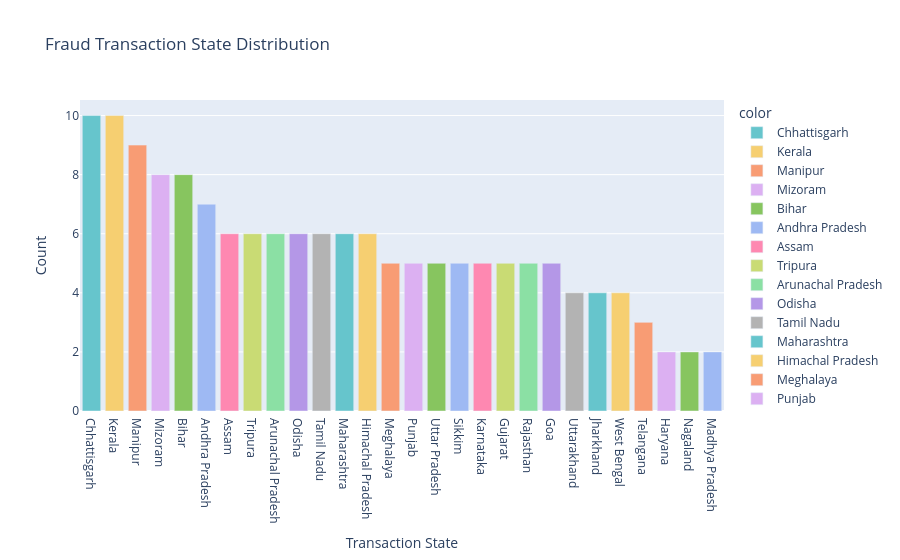

Notebook source saved alongside this figure:
### Code cell
fig = px.bar(
    x=fraud['Transaction_State'].value_counts().index,
    y=fraud['Transaction_State'].value_counts().values,
    color=fraud['Transaction_State'].value_counts().index,
    title='Fraud Transaction State Distribution',
    labels={'x':'Transaction State', 'y':'Count'},
    color_discrete_sequence=px.colors.qualitative.Pastel
)
fig.update_layout(xaxis={'categoryorder':'total descending'})
fig.show()

### Figure 1 — Plotly figure (JSON) as saved in the notebook; plotly's stock layout.template omitted (floating-point values rounded to 4 significant figures)
{"data": [{"hovertemplate": "color=Chhattisgarh<br>Transaction State=%{x}<br>Count=%{y}<extra></extra>", "legendgroup": "Chhattisgarh", "marker": {"color": "rgb(102, 197, 204)", "pattern": {"shape": ""}}, "name": "Chhattisgarh", "orientation": "v", "showlegend": true, "textposition": "auto", "type": "bar", "x": ["Chhattisgarh"], "xaxis": "x", "y": [10], "yaxis": "y"}, {"hovertemplate": "color=Kerala<br>Transaction State=%{x}<br>Count=%{y}<extra></extra>", "legendgroup": "Kerala", "marker": {"color": "rgb(246, 207, 113)", "pattern": {"shape": ""}}, "name": "Kerala", "orientation": "v", "showlegend": true, "textposition": "auto", "type": "bar", "x": ["Kerala"], "xaxis": "x", "y": [10], "yaxis": "y"}, {"hovertemplate": "color=Manipur<br>Transaction State=%{x}<br>Count=%{y}<extra></extra>", "legendgroup": "Manipur", "marker": {"color": "rgb(248, 156, 116)", "pattern": {"shape": ""}}, "name": "Manipur", "orientation": "v", "showlegend": true, "textposition": "auto", "type": "bar", "x": ["Manipur"], "xaxis": "x", "y": [9], "yaxis": "y"}, {"hovertemplate": "color=Mizoram<br>Transaction State=%{x}<br>Count=%{y}<extra></extra>", "legendgroup": "Mizoram", "marker": {"color": "rgb(220, 176, 242)", "pattern": {"shape": ""}}, "name": "Mizoram", "orientation": "v", "showlegend": true, "textposition": "auto", "type": "bar", "x": ["Mizoram"], "xaxis": "x", "y": [8], "yaxis": "y"}, {"hovertemplate": "color=Bihar<br>Transaction State=%{x}<br>Count=%{y}<extra></extra>", "legendgroup": "Bihar", "marker": {"color": "rgb(135, 197, 95)", "pattern": {"shape": ""}}, "name": "Bihar", "orientation": "v", "showlegend": true, "textposition": "auto", "type": "bar", "x": ["Bihar"], "xaxis": "x", "y": [8], "yaxis": "y"}, {"hovertemplate": "color=Andhra Pradesh<br>Transaction State=%{x}<br>Count=%{y}<extra></extra>", "legendgroup": "Andhra Pradesh", "marker": {"color": "rgb(158, 185, 243)", "pattern": {"shape": ""}}, "name": "Andhra Pradesh", "orientation": "v", "showlegend": true, "textposition": "auto", "type": "bar", "x": ["Andhra Pradesh"], "xaxis": "x", "y": [7], "yaxis": "y"}, {"hovertemplate": "color=Assam<br>Transaction State=%{x}<br>Count=%{y}<extra></extra>", "legendgroup": "Assam", "marker": {"color": "rgb(254, 136, 177)", "pattern": {"shape": ""}}, "name": "Assam", "orientation": "v", "showlegend": true, "textposition": "auto", "type": "bar", "x": ["Assam"], "xaxis": "x", "y": [6], "yaxis": "y"}, {"hovertemplate": "color=Tripura<br>Transaction State=%{x}<br>Count=%{y}<extra></extra>", "legendgroup": "Tripura", "marker": {"color": "rgb(201, 219, 116)", "pattern": {"shape": ""}}, "name": "Tripura", "orientation": "v", "showlegend": true, "textposition": "auto", "type": "bar", "x": ["Tripura"], "xaxis": "x", "y": [6], "yaxis": "y"}, {"hovertemplate": "color=Arunachal Pradesh<br>Transaction State=%{x}<br>Count=%{y}<extra></extra>", "legendgroup": "Arunachal Pradesh", "marker": {"color": "rgb(139, 224, 164)", "pattern": {"shape": ""}}, "name": "Arunachal Pradesh", "orientation": "v", "showlegend": true, "textposition": "auto", "type": "bar", "x": ["Arunachal Pradesh"], "xaxis": "x", "y": [6], "yaxis": "y"}, {"hovertemplate": "color=Odisha<br>Transaction State=%{x}<br>Count=%{y}<extra></extra>", "legendgroup": "Odisha", "marker": {"color": "rgb(180, 151, 231)", "pattern": {"shape": ""}}, "name": "Odisha", "orientation": "v", "showlegend": true, "textposition": "auto", "type": "bar", "x": ["Odisha"], "xaxis": "x", "y": [6], "yaxis": "y"}, {"hovertemplate": "color=Tamil Nadu<br>Transaction State=%{x}<br>Count=%{y}<extra></extra>", "legendgroup": "Tamil Nadu", "marker": {"color": "rgb(179, 179, 179)", "pattern": {"shape": ""}}, "name": "Tamil Nadu", "orientation": "v", "showlegend": true, "textposition": "auto", "type": "bar", "x": ["Tamil Nadu"], "xaxis": "x", "y": [6], "yaxis": "y"}, {"hovertemplate": "color=Maharashtra<br>Transaction State=%{x}<br>Count=%{y}<extra></extra>", "legendgroup": "Maharashtra", "marker": {"color": "rgb(102, 197, 204)", "pattern": {"shape": ""}}, "name": "Maharashtra", "orientation": "v", "showlegend": true, "textposition": "auto", "type": "bar", "x": ["Maharashtra"], "xaxis": "x", "y": [6], "yaxis": "y"}, {"hovertemplate": "color=Himachal Pradesh<br>Transaction State=%{x}<br>Count=%{y}<extra></extra>", "legendgroup": "Himachal Pradesh", "marker": {"color": "rgb(246, 207, 113)", "pattern": {"shape": ""}}, "name": "Himachal Pradesh", "orientation": "v", "showlegend": true, "textposition": "auto", "type": "bar", "x": ["Himachal Pradesh"], "xaxis": "x", "y": [6], "yaxis": "y"}, {"hovertemplate": "color=Meghalaya<br>Transaction State=%{x}<br>Count=%{y}<extra></extra>", "legendgroup": "Meghalaya", "marker": {"color": "rgb(248, 156, 116)", "pattern": {"shape": ""}}, "name": "Meghalaya", "orientation": "v", "showlegend": true, "textposition": "auto", "type": "bar", "x": ["Meghalaya"], "xaxis": "x", "y": [5], "yaxis": "y"}, {"hovertemplate": "color=Punjab<br>Transaction State=%{x}<br>Count=%{y}<extra></extra>", "legendgroup": "Punjab", "marker": {"color": "rgb(220, 176, 242)", "pattern": {"shape": ""}}, "name": "Punjab", "orientation": "v", "showlegend": true, "textposition": "auto", "type": "bar", "x": ["Punjab"], "xaxis": "x", "y": [5], "yaxis": "y"}, {"hovertemplate": "color=Uttar Pradesh<br>Transaction State=%{x}<br>Count=%{y}<extra></extra>", "legendgroup": "Uttar Pradesh", "marker": {"color": "rgb(135, 197, 95)", "pattern": {"shape": ""}}, "name": "Uttar Pradesh", "orientation": "v", "showlegend": true, "textposition": "auto", "type": "bar", "x": ["Uttar Pradesh"], "xaxis": "x", "y": [5], "yaxis": "y"}, {"hovertemplate": "color=Sikkim<br>Transaction State=%{x}<br>Count=%{y}<extra></extra>", "legendgroup": "Sikkim", "marker": {"color": "rgb(158, 185, 243)", "pattern": {"shape": ""}}, "name": "Sikkim", "orientation": "v", "showlegend": true, "textposition": "auto", "type": "bar", "x": ["Sikkim"], "xaxis": "x", "y": [5], "yaxis": "y"}, {"hovertemplate": "color=Karnataka<br>Transaction State=%{x}<br>Count=%{y}<extra></extra>", "legendgroup": "Karnataka", "marker": {"color": "rgb(254, 136, 177)", "pattern": {"shape": ""}}, "name": "Karnataka", "orientation": "v", "showlegend": true, "textposition": "auto", "type": "bar", "x": ["Karnataka"], "xaxis": "x", "y": [5], "yaxis": "y"}, {"hovertemplate": "color=Gujarat<br>Transaction State=%{x}<br>Count=%{y}<extra></extra>", "legendgroup": "Gujarat", "marker": {"color": "rgb(201, 219, 116)", "pattern": {"shape": ""}}, "name": "Gujarat", "orientation": "v", "showlegend": true, "textposition": "auto", "type": "bar", "x": ["Gujarat"], "xaxis": "x", "y": [5], "yaxis": "y"}, {"hovertemplate": "color=Rajasthan<br>Transaction State=%{x}<br>Count=%{y}<extra></extra>", "legendgroup": "Rajasthan", "marker": {"color": "rgb(139, 224, 164)", "pattern": {"shape": ""}}, "name": "Rajasthan", "orientation": "v", "showlegend": true, "textposition": "auto", "type": "bar", "x": ["Rajasthan"], "xaxis": "x", "y": [5], "yaxis": "y"}, {"hovertemplate": "color=Goa<br>Transaction State=%{x}<br>Count=%{y}<extra></extra>", "legendgroup": "Goa", "marker": {"color": "rgb(180, 151, 231)", "pattern": {"shape": ""}}, "name": "Goa", "orientation": "v", "showlegend": true, "textposition": "auto", "type": "bar", "x": ["Goa"], "xaxis": "x", "y": [5], "yaxis": "y"}, {"hovertemplate": "color=Uttarakhand<br>Transaction State=%{x}<br>Count=%{y}<extra></extra>", "legendgroup": "Uttarakhand", "marker": {"color": "rgb(179, 179, 179)", "pattern": {"shape": ""}}, "name": "Uttarakhand", "orientation": "v", "showlegend": true, "textposition": "auto", "type": "bar", "x": ["Uttarakhand"], "xaxis": "x", "y": [4], "yaxis": "y"}, {"hovertemplate": "color=Jharkhand<br>Transaction State=%{x}<br>Count=%{y}<extra></extra>", "legendgroup": "Jharkhand", "marker": {"color": "rgb(102, 197, 204)", "pattern": {"shape": ""}}, "name": "Jharkhand", "orientation": "v", "showlegend": true, "textposition": "auto", "type": "bar", "x": ["Jharkhand"], "xaxis": "x", "y": [4], "yaxis": "y"}, {"hovertemplate": "color=West Bengal<br>Transaction State=%{x}<br>Count=%{y}<extra></extra>", "legendgroup": "West Bengal", "marker": {"color": "rgb(246, 207, 113)", "pattern": {"shape": ""}}, "name": "West Bengal", "orientation": "v", "showlegend": true, "textposition": "auto", "type": "bar", "x": ["West Bengal"], "xaxis": "x", "y": [4], "yaxis": "y"}, {"hovertemplate": "color=Telangana<br>Transaction State=%{x}<br>Count=%{y}<extra></extra>", "legendgroup": "Telangana", "marker": {"color": "rgb(248, 156, 116)", "pattern": {"shape": ""}}, "name": "Telangana", "orientation": "v", "showlegend": true, "textposition": "auto", "type": "bar", "x": ["Telangana"], "xaxis": "x", "y": [3], "yaxis": "y"}, {"hovertemplate": "color=Haryana<br>Transaction State=%{x}<br>Count=%{y}<extra></extra>", "legendgroup": "Haryana", "marker": {"color": "rgb(220, 176, 242)", "pattern": {"shape": ""}}, "name": "Haryana", "orientation": "v", "showlegend": true, "textposition": "auto", "type": "bar", "x": ["Haryana"], "xaxis": "x", "y": [2], "yaxis": "y"}, {"hovertemplate": "color=Nagaland<br>Transaction State=%{x}<br>Count=%{y}<extra></extra>", "legendgroup": "Nagaland", "marker": {"color": "rgb(135, 197, 95)", "pattern": {"shape": ""}}, "name": "Nagaland", "orientation": "v", "showlegend": true, "textposition": "auto", "type": "bar", "x": ["Nagaland"], "xaxis": "x", "y": [2], "yaxis": "y"}, {"hovertemplate": "color=Madhya Pradesh<br>Transaction State=%{x}<br>Count=%{y}<extra></extra>", "legendgroup": "Madhya Pradesh", "marker": {"color": "rgb(158, 185, 243)", "pattern": {"shape": ""}}, "name": "Madhya Pradesh", "orientation": "v", "showlegend": true, "textposition": "auto", "type": "bar", "x": ["Madhya Pradesh"], "xaxis": "x", "y": [2], "yaxis": "y"}], "layout": {"barmode": "relative", "legend": {"title": {"text": "color"}, "tracegroupgap": 0}, "title": {"text": "Fraud Transaction State Distribution"}, "xaxis": {"anchor": "y", "categoryorder": "total descending", "domain": [0, 1], "title": {"text": "Transaction State"}}, "yaxis": {"anchor": "x", "domain": [0, 1], "title": {"text": "Count"}}}}
